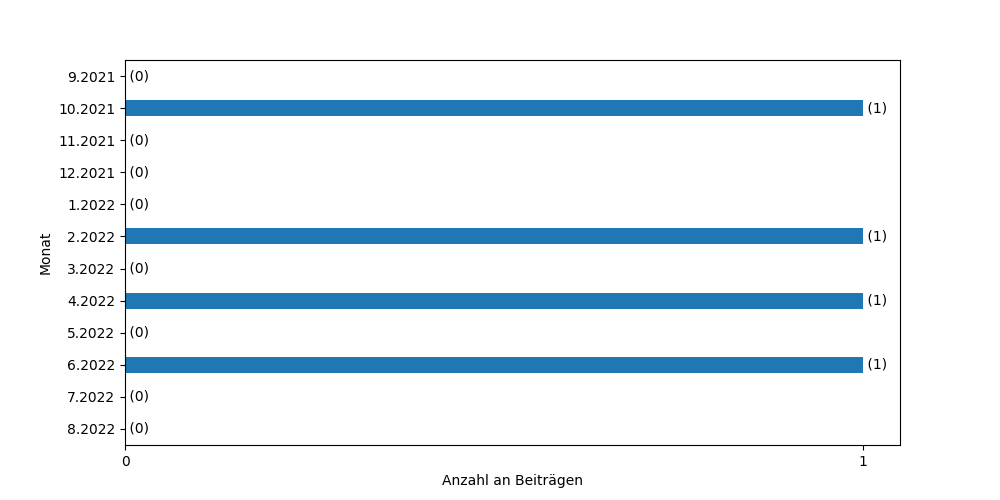

Generate this figure with Python:
import matplotlib.pyplot as plt
import matplotlib.dates as mdates
import json
from datetime import datetime, timedelta
from matplotlib.ticker import MaxNLocator
import pandas as pd

with open("scraped_3000.json", "r") as f:
    data = json.load(f)
    posts = data["data"]

filtered_posts = [
    "1633708515-4719001288130173",
    "1645096438-5180310708665893",
    "1651302000-5374708425892786",
    "1651302000-5374708425892786",
    "1655226001-5507854685911492",
]

search_token = [
    "klima",
    "umwelt",
    "natur",
    "heimat",
    "energie",
    "solar",
    "auto",
    "wirtschaft",
    "bio",
    "Windrad",
    "windräder",
    "wasserstoff",
    "kernkraft",
    "atomkraft",
    "erwärmung",
    "eike",
    "fridays for future",
    "fff",
    "e-auto",
    "verbrennermotor",
    "nahverkehr",
    "heinzung",
    "pariser klimaabkommen",
    "strom",
    "bio",
    "tier",
]
relevant_posts = [
    post
    for post in posts
    if post["text"] is not None
    and f"{str(post['timestamp'])}-{str(post['post_id'])}" in filtered_posts
    and any(word.lower() in post["text"].lower() for word in search_token)
    and post["timestamp"] > datetime(2021, 9, 1).timestamp()
    and post["timestamp"] < datetime(2022, 8, 31).timestamp()
]
relevant_posts.reverse()
print(len(relevant_posts))
with open("relevant_posts.json", "w") as f:
    json.dump(relevant_posts, f)


timestamps = [post["timestamp"] for post in relevant_posts]
dates = [datetime.fromtimestamp(ts) for ts in timestamps]

# months_string = [f"{date.month}. {date.year}" for date in dates]
# list_months = sorted(set(months_string), key=months_string.index)
# num_months = len(list_months)
num_months = 12
list_months = [
    "9.2021",
    "10.2021",
    "11.2021",
    "12.2021",
    "1.2022",
    "2.2022",
    "3.2022",
    "4.2022",
    "5.2022",
    "6.2022",
    "7.2022",
    "8.2022",
]

df = pd.DataFrame(dates, columns=["date"])
df["year"] = df["date"].dt.year
df["month"] = df["date"].dt.month
df = df.groupby([df["year"], df["month"]]).count()
df.columns = ["count"]
df.loc[(2021, 9), :] = int(0)
df.loc[(2021, 11), :] = int(0)
df.loc[(2021, 12), :] = int(0)
df.loc[(2022, 1), :] = int(0)
df.loc[(2022, 3), :] = int(0)
df.loc[(2022, 5), :] = int(0)
df.loc[(2022, 7), :] = int(0)
df.loc[(2022, 8), :] = int(0)
df.sort_index(inplace=True)
df["count"] = df["count"].astype(int)

ax = df.plot(
    kind="barh",
    figsize=(10, 5),
    # title='Verteilung der Beitrage "Scientific Dissent Frame"',
    xlabel="Anzahl an Beiträgen",
    ylabel="Monat",
)
ax.xaxis.set_major_locator(MaxNLocator(integer=True))


ax.locator_params(axis="y", nbins=num_months)
ax.set_yticklabels(list_months)

# ax.set_xlabel("Monat")
# ax.set_ylabel("Anzahl an Beiträgen")
# ax.set_title("Anzahl an gefilterten Beiträgen pro Monat")
ax.invert_yaxis()
# ax.legend(["Gefilterte Beiträge"])
ax.get_legend().remove()
plt.bar_label(ax.containers[0], fmt=" (%d)", label_type="edge")

# TODO: add title
# TODO: change legend
# plt.subplots_adjust(bottom=0.2)
plt.show()
